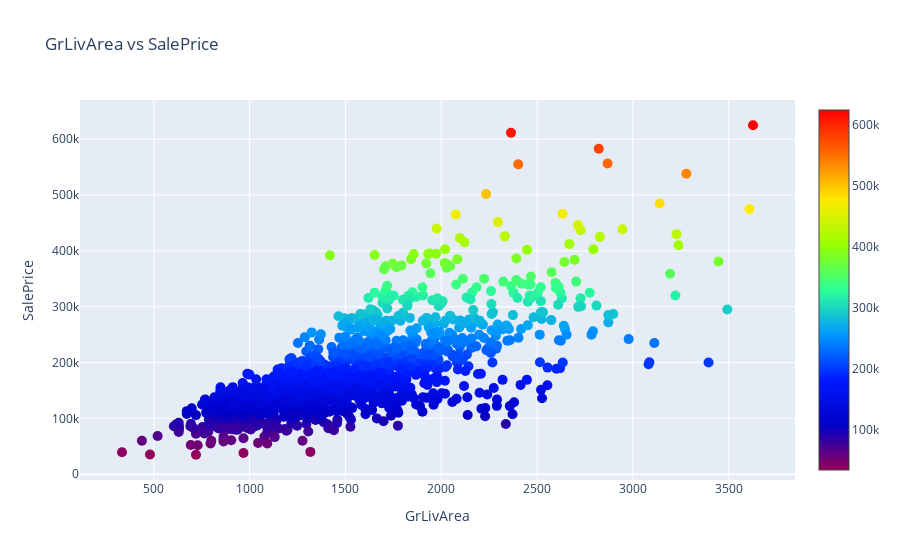

Notebook cell for this chart:
### Code cell
scatter_plot(study_data.GrLivArea, study_data.SalePrice, 'GrLivArea vs SalePrice', 'GrLivArea', 'SalePrice', 10, 'Rainbow')

### Figure 1 — Plotly figure (JSON) as saved in the notebook; plotly's stock layout.template omitted (floating-point values rounded to 4 significant figures; data arrays with more than 128 entries replaced by an {"elided": "..."} marker saying what was removed)
{"data": [{"marker": {"color": {"elided": "1456 int values"}, "colorscale": [[0, "rgb(150,0,90)"], [0.125, "rgb(0,0,200)"], [0.25, "rgb(0,25,255)"], [0.375, "rgb(0,152,255)"], [0.5, "rgb(44,255,150)"], [0.625, "rgb(151,255,0)"], [0.75, "rgb(255,234,0)"], [0.875, "rgb(255,111,0)"], [1, "rgb(255,0,0)"]], "showscale": true, "size": 10}, "mode": "markers", "type": "scatter", "x": {"elided": "1456 int values"}, "y": {"elided": "1456 int values"}}], "layout": {"hovermode": "closest", "title": {"text": "GrLivArea vs SalePrice"}, "xaxis": {"title": {"text": "GrLivArea"}}, "yaxis": {"title": {"text": "SalePrice"}}}}
